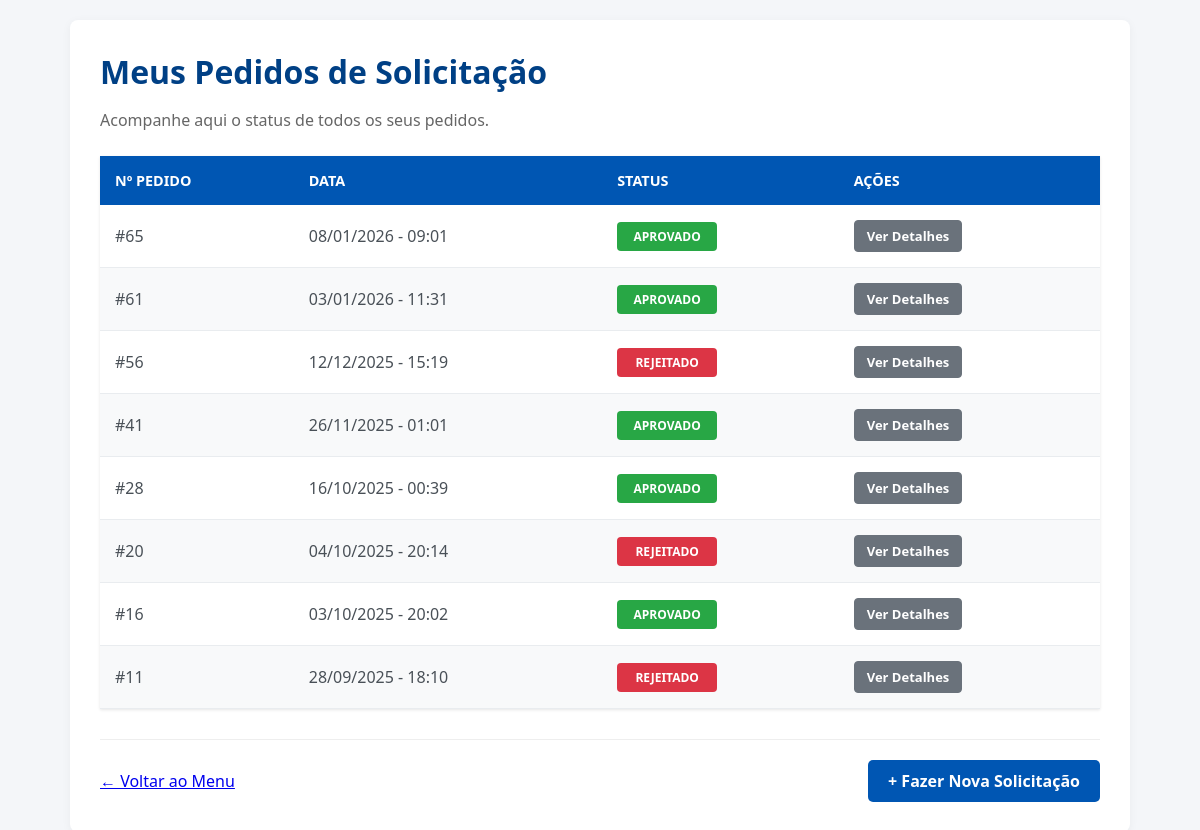
/produtos/pedidos/meus/ (signed in), run on an earlier commit of the app's database.
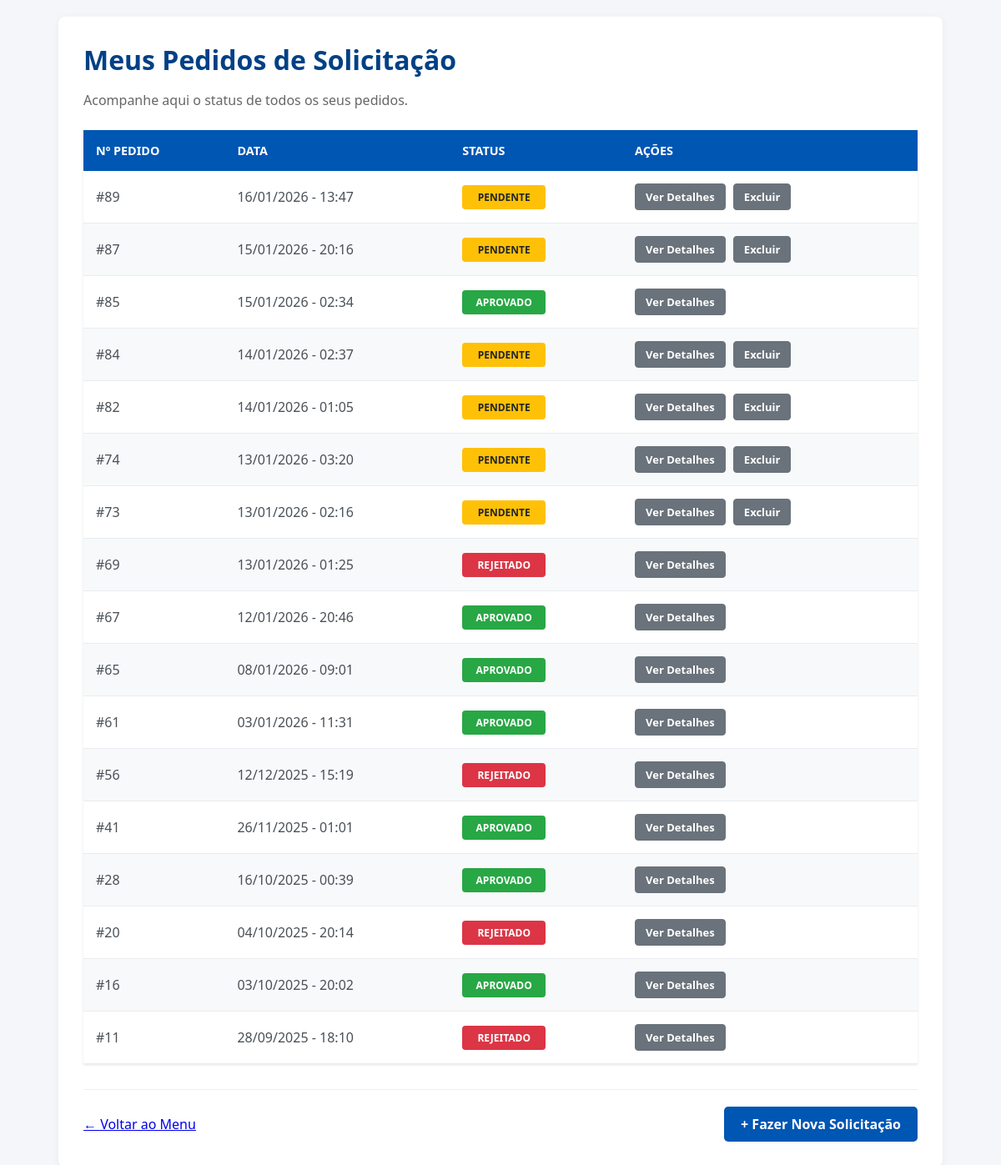
And on a later commit of the database.
### produtos/models.py (models this page shows, shortened)
class Pedido(models.Model):
    STATUS_CHOICES = (
        ('PENDENTE', 'Pendente'),
        ('APROVADO', 'Aprovado'),
        ('REJEITADO', 'Rejeitado'),
        ('ENTREGUE', 'Entregue'),
    )
    solicitante = models.ForeignKey(Usuario, on_delete=models.PROTECT, related_name='pedidos_feitos')
    data_pedido = models.DateTimeField(auto_now_add=True)
    status = models.CharField(max_length=10, choices=STATUS_CHOICES, default='PENDENTE')
    justificativa_rejeicao = models.TextField(null=True, blank=True, verbose_name="Motivo da Rejeição")
    justificativa_secretario = models.TextField(null=True, blank=True, verbose_name="Motivo da Rejeição")
    observacao_carne = models.TextField(blank=True, null=True, verbose_name="Solicitação de Carne/Perecíveis")
    carne_comprada = models.BooleanField(default=False, verbose_name="Compra de Carne Realizada")
    class Meta:
        verbose_name = 'Pedido'
        verbose_name_plural = 'Pedidos'
        ordering = ['-data_pedido']

### produtos/views.py (the view)
# urls.py: path('pedidos/meus/', views.meus_pedidos, name='meus_pedidos'),
@login_required
@user_passes_test(lambda u: u.is_diretor())
def meus_pedidos(request):
    pedidos_do_diretor = Pedido.objects.filter(
        solicitante=request.user,
        itens__isnull=False
    ).distinct().order_by('-data_pedido')
    context = {
        'pedidos': pedidos_do_diretor
    }
    return render(request, 'pedidos/meus_pedidos.html', context)

### usuarios/models.py (called while the page is built)
    def is_diretor(self):
        return self.cargo == 'DIRETOR'

### produtos/templates/pedidos/meus_pedidos.html (shortened to what this page needs)
{% load static %}
<!DOCTYPE html>
<html lang="pt-br">
<head>
    <link rel="stylesheet" href="{% static 'produtos/pedidos_diretor.css' %}">
    <link rel="stylesheet" href="https://cdnjs.cloudflare.com/ajax/libs/font-awesome/6.0.0/css/all.min.css">
</head>
<body>
    <div class="container-lista">
        <h1>Meus Pedidos de Solicitação</h1>
        <p class="descricao">Acompanhe aqui o status de todos os seus pedidos.</p>
        {% if pedidos %}
        <table>
            <thead>
                <tr>
                    <th>Nº Pedido</th>
                    <th>Data</th>
                    <th>Status</th>
                    <th>Ações</th>
                </tr>
            </thead>
            <tbody>
                {% for pedido in pedidos %}
                <tr>
                    <td>#{{ pedido.id }}</td>
                    <td>{{ pedido.data_pedido|date:"d/m/Y - H:i" }}</td>
                    <td>
                        {% if pedido.status == 'APROVADO' %}
                            <span class="badge badge-aprovado">Aprovado</span>
                        {% elif pedido.status == 'REJEITADO' %}
                            <span class="badge badge-rejeitado">Rejeitado</span>
                        {% else %}
                            <span class="badge badge-pendente">Pendente</span>
                        {% endif %}
                    </td>
                    <td>
                        <a href="{% url 'detalhe_pedido' pedido.id %}" class="btn-acao">Ver Detalhes</a>
                        {% if pedido.status == 'PENDENTE' %}
                            <a href="{% url 'excluir_pedido' pedido.id %}" class="btn-acao excluir" onclick="return confirm('Tem certeza que deseja excluir?');">Excluir</a>
                        {% endif %}
                    </td>
                </tr>
                {% endfor %}
            </tbody>
        </table>
        {% else %}
            <p class="aviso-status">Nenhum pedido realizado ainda.</p>
        {% endif %}
        <div class="acoes-rodape">
            <a href="{% url 'menu_diretor' %}" class="link-voltar">← Voltar ao Menu</a>
            <a href="{% url 'criar_pedido' %}" class="btn-novo">+ Fazer Nova Solicitação</a>
        </div>
    </div>
</body>
</html>

What changed in the data, as far as the page shows it:
added Pedido: id "89", data_pedido "16/01/2026 - 13:47", status "PENDENTE"
added Pedido: id "87", data_pedido "15/01/2026 - 20:16", status "PENDENTE"
added Pedido: id "85", data_pedido "15/01/2026 - 02:34", status "APROVADO"
added Pedido: id "84", data_pedido "14/01/2026 - 02:37", status "PENDENTE"
added Pedido: id "82", data_pedido "14/01/2026 - 01:05", status "PENDENTE"
added Pedido: id "74", data_pedido "13/01/2026 - 03:20", status "PENDENTE"
added Pedido: id "73", data_pedido "13/01/2026 - 02:16", status "PENDENTE"
added Pedido: id "69", data_pedido "13/01/2026 - 01:25", status "REJEITADO"
added Pedido: id "67", data_pedido "12/01/2026 - 20:46", status "APROVADO"
